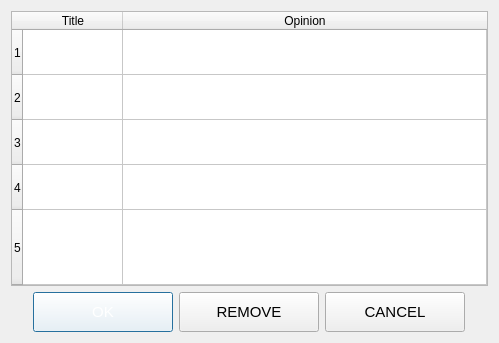
<?xml version="1.0" encoding="UTF-8"?>
<ui version="4.0">
 <class>InspectionOpinionDlg</class>
 <widget class="QDialog" name="InspectionOpinionDlg">
  <property name="geometry">
   <rect>
    <x>0</x>
    <y>0</y>
    <width>499</width>
    <height>343</height>
   </rect>
  </property>
  <layout class="QGridLayout" name="gridLayout">
   <item row="1" column="0">
    <layout class="QHBoxLayout" name="horizontalLayout">
     <item>
      <spacer name="horizontalSpacer">
       <property name="orientation">
        <enum>Qt::Horizontal</enum>
       </property>
       <property name="sizeHint" stdset="0">
        <size>
         <width>40</width>
         <height>20</height>
        </size>
       </property>
      </spacer>
     </item>
     <item>
      <widget class="CustomImageButtonWidget" name="btnOK">
       <property name="minimumSize">
        <size>
         <width>140</width>
         <height>40</height>
        </size>
       </property>
       <property name="maximumSize">
        <size>
         <width>140</width>
         <height>40</height>
        </size>
       </property>
       <property name="palette">
        <palette>
         <active>
          <colorrole role="Button">
           <brush brushstyle="SolidPattern">
            <color alpha="255">
             <red>255</red>
             <green>255</green>
             <blue>255</blue>
            </color>
           </brush>
          </colorrole>
          <colorrole role="ButtonText">
           <brush brushstyle="SolidPattern">
            <color alpha="255">
             <red>255</red>
             <green>255</green>
             <blue>255</blue>
            </color>
           </brush>
          </colorrole>
          <colorrole role="Base">
           <brush brushstyle="SolidPattern">
            <color alpha="255">
             <red>255</red>
             <green>255</green>
             <blue>255</blue>
            </color>
           </brush>
          </colorrole>
          <colorrole role="Window">
           <brush brushstyle="SolidPattern">
            <color alpha="255">
             <red>255</red>
             <green>255</green>
             <blue>255</blue>
            </color>
           </brush>
          </colorrole>
         </active>
         <inactive>
          <colorrole role="Button">
           <brush brushstyle="SolidPattern">
            <color alpha="255">
             <red>255</red>
             <green>255</green>
             <blue>255</blue>
            </color>
           </brush>
          </colorrole>
          <colorrole role="ButtonText">
           <brush brushstyle="SolidPattern">
            <color alpha="255">
             <red>255</red>
             <green>255</green>
             <blue>255</blue>
            </color>
           </brush>
          </colorrole>
          <colorrole role="Base">
           <brush brushstyle="SolidPattern">
            <color alpha="255">
             <red>255</red>
             <green>255</green>
             <blue>255</blue>
            </color>
           </brush>
          </colorrole>
          <colorrole role="Window">
           <brush brushstyle="SolidPattern">
            <color alpha="255">
             <red>255</red>
             <green>255</green>
             <blue>255</blue>
            </color>
           </brush>
          </colorrole>
         </inactive>
         <disabled>
          <colorrole role="Button">
           <brush brushstyle="SolidPattern">
            <color alpha="255">
             <red>255</red>
             <green>255</green>
             <blue>255</blue>
            </color>
           </brush>
          </colorrole>
          <colorrole role="ButtonText">
           <brush brushstyle="SolidPattern">
            <color alpha="255">
             <red>120</red>
             <green>120</green>
             <blue>120</blue>
            </color>
           </brush>
          </colorrole>
          <colorrole role="Base">
           <brush brushstyle="SolidPattern">
            <color alpha="255">
             <red>255</red>
             <green>255</green>
             <blue>255</blue>
            </color>
           </brush>
          </colorrole>
          <colorrole role="Window">
           <brush brushstyle="SolidPattern">
            <color alpha="255">
             <red>255</red>
             <green>255</green>
             <blue>255</blue>
            </color>
           </brush>
          </colorrole>
         </disabled>
        </palette>
       </property>
       <property name="font">
        <font>
         <pointsize>11</pointsize>
        </font>
       </property>
       <property name="text">
        <string>OK</string>
       </property>
      </widget>
     </item>
     <item>
      <widget class="CustomImageButtonWidget" name="btnRemove">
       <property name="minimumSize">
        <size>
         <width>140</width>
         <height>40</height>
        </size>
       </property>
       <property name="maximumSize">
        <size>
         <width>140</width>
         <height>40</height>
        </size>
       </property>
       <property name="font">
        <font>
         <pointsize>11</pointsize>
        </font>
       </property>
       <property name="text">
        <string>REMOVE</string>
       </property>
      </widget>
     </item>
     <item>
      <widget class="CustomImageButtonWidget" name="btnCANCEL">
       <property name="minimumSize">
        <size>
         <width>140</width>
         <height>40</height>
        </size>
       </property>
       <property name="maximumSize">
        <size>
         <width>140</width>
         <height>40</height>
        </size>
       </property>
       <property name="font">
        <font>
         <pointsize>11</pointsize>
        </font>
       </property>
       <property name="text">
        <string>CANCEL</string>
       </property>
      </widget>
     </item>
     <item>
      <spacer name="horizontalSpacer_2">
       <property name="orientation">
        <enum>Qt::Horizontal</enum>
       </property>
       <property name="sizeHint" stdset="0">
        <size>
         <width>40</width>
         <height>20</height>
        </size>
       </property>
      </spacer>
     </item>
    </layout>
   </item>
   <item row="0" column="0">
    <widget class="TableExcelStyleWidget" name="tableWidget">
     <property name="selectionMode">
      <enum>QAbstractItemView::SingleSelection</enum>
     </property>
     <property name="selectionBehavior">
      <enum>QAbstractItemView::SelectRows</enum>
     </property>
     <property name="rowCount">
      <number>5</number>
     </property>
     <attribute name="horizontalHeaderStretchLastSection">
      <bool>true</bool>
     </attribute>
     <attribute name="verticalHeaderMinimumSectionSize">
      <number>45</number>
     </attribute>
     <attribute name="verticalHeaderDefaultSectionSize">
      <number>45</number>
     </attribute>
     <attribute name="verticalHeaderStretchLastSection">
      <bool>true</bool>
     </attribute>
     <row/>
     <row/>
     <row/>
     <row/>
     <row/>
     <column>
      <property name="text">
       <string>Title</string>
      </property>
     </column>
     <column>
      <property name="text">
       <string>Opinion</string>
      </property>
     </column>
    </widget>
   </item>
  </layout>
 </widget>
 <customwidgets>
  <customwidget>
   <class>CustomImageButtonWidget</class>
   <extends>QPushButton</extends>
   <header>UIClass/CustomWidget/CustomImageButtonWidget.h</header>
  </customwidget>
  <customwidget>
   <class>TableExcelStyleWidget</class>
   <extends>QTableWidget</extends>
   <header location="global">UIClass/CustomWidget/TableExcelStyleWidget.h</header>
  </customwidget>
 </customwidgets>
 <resources/>
 <connections/>
</ui>
